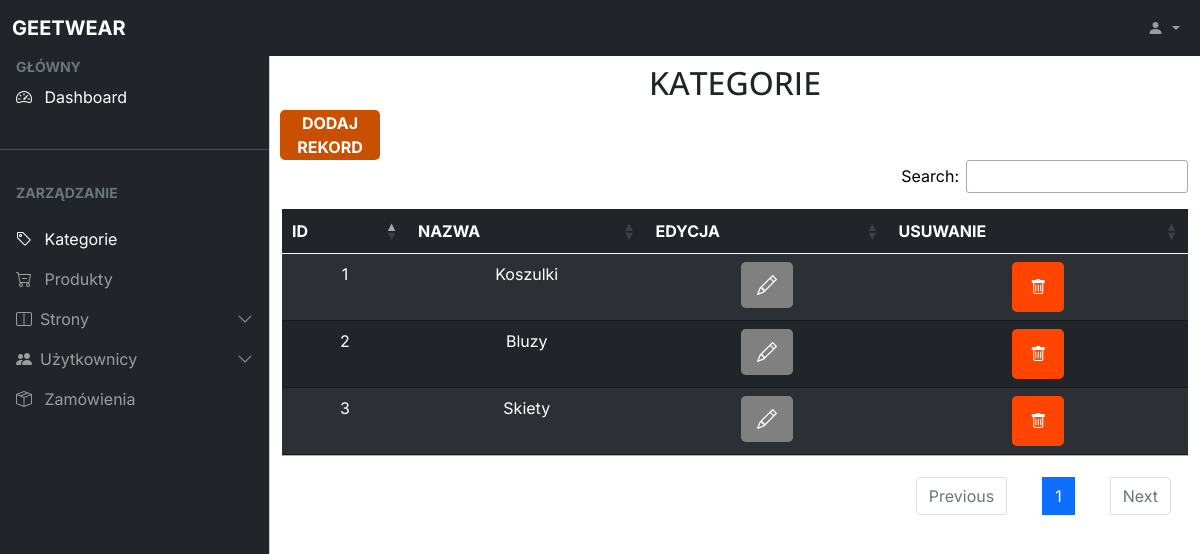
Page /adminPanel/categories/categoriesManagement.php (signed in) on the committed database.
### tables this page shows
CREATE TABLE `categories` (
  `id_category` int(11) NOT NULL,
  `category_name` varchar(30) NOT NULL
);

### adminPanel/categories/categoriesManagement.php (the view, shortened to what this page needs)
<!DOCTYPE html>
<html lang="en">
  <head>
    <link rel="stylesheet" href="../../css_bootstrap/bootstrap.min.css" />
    <link
      rel="stylesheet"
      href="https://cdn.jsdelivr.net/npm/bootstrap-icons@1.4.1/font/bootstrap-icons.css"
    />
    <link rel="stylesheet" href="../../css_bootstrap/dataTables.bootstrap5.min.css" />
    <link rel="stylesheet" href="../../css_bootstrap/style.css" />
    <link rel="stylesheet" href="//cdn.datatables.net/1.11.3/css/jquery.dataTables.min.css"/>
  </head>
  <body>
  <nav class="navbar navbar-expand-lg navbar-dark bg-dark fixed-top">
      <div class="container-fluid">
        <a
          class="navbar-brand me-auto ms-lg-0 ms-3 text-uppercase fw-bold"
          href="#"
          >GEETWEAR</a
        >
        <div class="collapse navbar-collapse" id="topNavBar">
          <ul class="navbar-nav">
            <li class="nav-item dropdown">
              <a
                class="nav-link dropdown-toggle ms-2"
                href="#"
                role="button"
                data-bs-toggle="dropdown"
                aria-expanded="false"
              >
                <i class="bi bi-person-fill"></i>
              </a>
            </li>
          </ul>
        </div>
      </div>
    </nav>
    <div
      class="offcanvas offcanvas-start sidebar-nav bg-dark"
      tabindex="-1"
      id="sidebar"
    >
      <div class="offcanvas-body p-0">
        <nav class="navbar-dark">
          <ul class="navbar-nav">
            <li>
              <div class="text-muted small fw-bold text-uppercase px-3">
                GŁÓWNY
              </div>
            </li>
            <li>
              <a href="../DashBoard.php" class="dashboard nav-link px-3 active">
                <span class="me-2"><i class="bi bi-speedometer2"></i></span>
                <span>Dashboard</span>
              </a>
            </li>
            <li class="my-4"><hr class="dropdown-divider bg-light" /></li>
            <li>
              <div class="text-muted small fw-bold text-uppercase px-3 mb-3">
                ZARZĄDZANIE
              </div>
            </li>
              <a href="categoriesManagement.php" class="categories nav-link px-3 active">
                <span class="me-2"><i class="bi bi-tag"></i></span>
                <span>Kategorie</span>
              </a>
              <a href="../products/productsManagement.php" class="orders nav-link px-3">
                <span class="me-2"><i class="bi bi-cart-dash"></i></span>
                <span>Produkty</span>
              </a>
              <li>
              <a
                class="nav-link px-3 sidebar-link"
                data-bs-toggle="collapse"
                href="#layouts">
                <span class="me-2"><i class="bi bi-layout-split"></i></span>
                <span>Strony</span>
                <span class="ms-auto">
                  <span class="right-icon">
                    <i class="bi bi-chevron-down"></i>
                  </span>
                </span>
              </a>
            </li>
            <li>
            <li>
              <a
                class="nav-link px-3 sidebar-link"
                data-bs-toggle="collapse"
                href="#layouts2">
                <span class="me-2"><i class="bi bi-people-fill"></i></span>
                <span>Użytkownicy</span>
                <span class="ms-auto">
                  <span class="right-icon">
                    <i class="bi bi-chevron-down"></i>
                  </span>
                </span>
              </a>
            </li>
              <a href="../orders/ordersManagement.php" class="orders nav-link px-3">
                <span class="me-2"><i class="bi bi-box-seam"></i></span>
                <span>Zamówienia</span>
              </a>
            </li>
          </ul>
        </nav>
      </div>
    </div>
    <main class="mt-5 pt-3">
      <div class="container-fluid">
        <div id='content'class="row">
        <div class='col-12'>
    <h2>Kategorie</h2>
</div>
<button class="add-btn" data-toggle="modal" data-target="#addMyModal"  class='edit_record' data-toggle="modal" data-target="mymodal" >DODAJ REKORD</button>
<table id="MyTable" class="table table-striped table-dark">
    <thead class="table-head">
        <tr>
        <th scope="col">ID</th>
        <th scope="col">NAZWA</th>
        <th scope="col">EDYCJA</th>
        <th scope="col">USUWANIE</th>
        </tr>
    </thead>
    <tbody class="table-body">
<?php
include("../../php/load_database.php");
$get_categories = $pdo->query("SELECT * FROM categories");
foreach($get_categories as $row_categories)
{
    echo"<tr>" ;
    echo "<td>".$row_categories['id_category']."</td>";
    echo "<td>".$row_categories['category_name']."</td>";
    ?>
    <td><button name='edit_send' class="edit_data btn btn-info btn-lg" data-toggle="modal" data-target="#myModal"  class='edit_record' data-toggle="modal" data-target="mymodal"id="<?=$row_categories['id_category']?>" value="<?=$row_categories['id_category']?>"><i class="bi bi-pencil"></i></button></td>
    <form method="POST" onsubmit="return confirm('Czy na pewno chcesz usunąć ten rekord?');">
        <td><button type='submit' name='delete_send' class='delete_record' value="<?=$row_categories['id_category']?>"><i class="bi bi-trash"></i></button></td>
        </form>
    <?php
    echo "</tr>";
}
?>
</tbody>
</table>
    </main>
  </body>
</html>

### rows in the picture
categories: id_category "1", category_name "Koszulki"
categories: id_category "2", category_name "Bluzy"
categories: id_category "3", category_name "Skiety"
